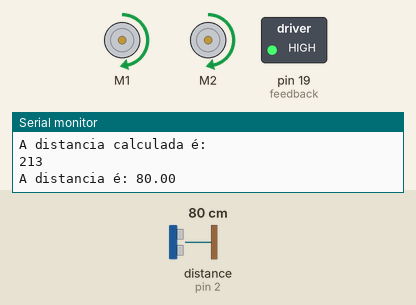
Recording of a sketch running on a simulated Arduino Uno, built with avr-gcc and run on an emulated ATmega328P. On the bench: 2 × DC motor (green arrow = forward, orange = backward, longer = faster), switched loads named in the sketch (green lamp = pin HIGH), the last lines printed to the serial monitor. Dashed ring = blinking. Inputs (shaded band) come from the test bench; at power-on: distance to the obstacle (sensor on pin 2) 80 cm. The echo pulse lasts 58.3 µs per cm; random numbers use the default seed unless the sketch sets one.

Above: at 1.79 s.
1.8 s: distance to the obstacle (sensor on pin 2) set to 40 cm
4.8 s: distance to the obstacle (sensor on pin 2) set to 34 cm
At 5.01 s:
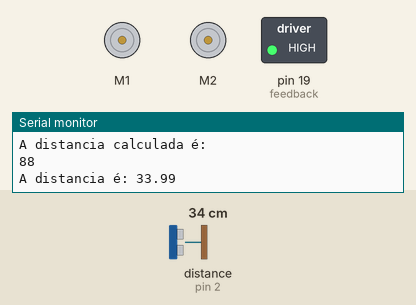
7.8 s: distance to the obstacle (sensor on pin 2) set to 60 cm
At 8.27 s:
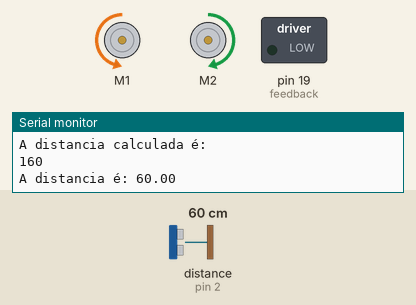
10.8 s: distance to the obstacle (sensor on pin 2) set to 2 cm
At 11.36 s:
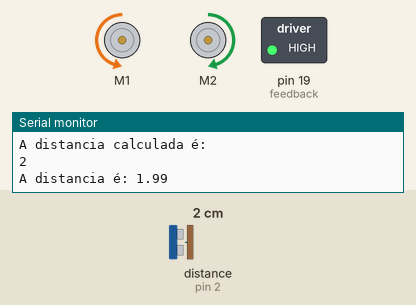
13.8 s: distance to the obstacle (sensor on pin 2) set to 250 cm
At 14.4 s:
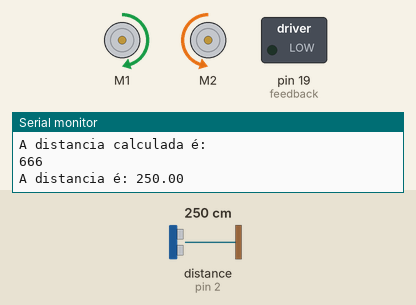
16.8 s: distance to the obstacle (sensor on pin 2) set to 4 cm
At 18.7 s:
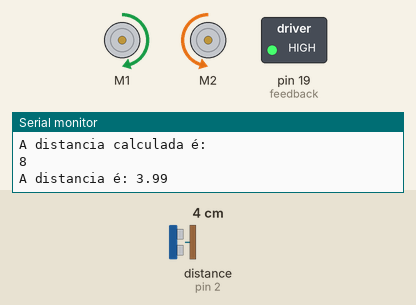
Timing chart, 0 to 48.0 s (numbered marks = the images above; inputs shaded):
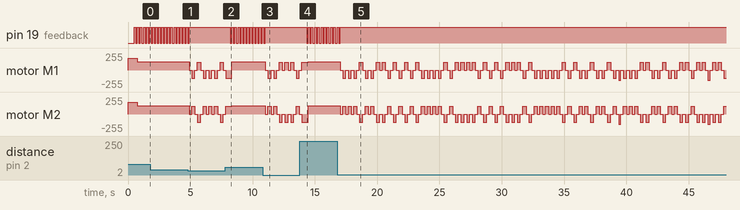

Measured:
- the behaviour switches between 37 and 36 cm on distance to the obstacle (sensor on pin 2) (found by bisection; images 0 and 1)
- after the input at 7.8 s, pin 19 (feedback): alternates HIGH for 0.12 s and LOW for 0.13 s, starting after 0.41 s
- after the input at 13.8 s, pin 19 (feedback): alternates HIGH for 0.12 s and LOW for 0.14 s, starting after 0.54 s

The sketch:

sketch_nov24b.ino
```cpp
#include <AFMotor.h>
#include <Ultrasonic.h>

#define pino_trigger 18
#define pino_echo 2
#define feedback 19

AF_DCMotor motoresq(1);
AF_DCMotor motordir(2);


int quantidade = 8;
int valval = 0;
int valvaz2 = 0;
int distancia = 35.;

Ultrasonic ultrasonic(pino_trigger, pino_echo);
void pisca(int velocidade)
{
  digitalWrite(feedback, HIGH);
  delay(velocidade);
  digitalWrite(feedback, LOW);
  delay(velocidade);
}

void frente(int velocidade)
  {
    motoresq.setSpeed(velocidade);
    motoresq.run(FORWARD);
    motordir.setSpeed(velocidade);
    motordir.run(FORWARD);
  }
void tras(int velocidade, int tempo)
  {
    motoresq.setSpeed(velocidade);
    motoresq.run(BACKWARD);
    motordir.setSpeed(velocidade);
    motordir.run(BACKWARD);
    delay(tempo);
  }
void direita()
  {
    motoresq.setSpeed(255);
    motoresq.run(FORWARD);
  }
void esquerda()
  {
    motordir.setSpeed(255);
    motordir.run(FORWARD);
  }

void parar()
   {
    motordir.run(RELEASE);
    motoresq.run(RELEASE);
   }
void eixoesq(int velocidade, int tempo)
{
    motordir.setSpeed(velocidade);
    motordir.run(FORWARD);

    motoresq.setSpeed(velocidade);
    motoresq.run(BACKWARD);
    delay(tempo);
}
void eixodir(int velocidade, int tempo)
{
    motoresq.setSpeed(velocidade);
    motoresq.run(FORWARD);

    motordir.setSpeed(velocidade);
    motordir.run(BACKWARD);
    delay(tempo);
}
  //ato de personalidade

void negacao(int tempo)
{


     eixodir(200,tempo);
     parar();
     delay(tempo);
     eixoesq(200, 120);


}

void setup() {
  Serial.begin(9600);
  pinMode(feedback, OUTPUT);
  // put your setup code here, to run once:
  frente(180);
  delay(500);


}

void loop() {

  float cmMsec;
  long microsec = ultrasonic.timing();
  cmMsec = ultrasonic.convert(microsec, Ultrasonic::CM);
  for(int i=1; i<= quantidade; i++){
      valval = valval + cmMsec;
  }
  Serial.println("A distancia calculada é: ");
  Serial.println(valval / 3);
  Serial.print("A distancia é: ");
  Serial.println(cmMsec);

  if ((valval / quantidade) > distancia) // mais longe que a distancia
 {
    pisca(120);
    //frente(255);
    //delay(10);
    frente(125);
 }

  if ((valval / quantidade) <= distancia) { //mais proximo que a distancia
    digitalWrite(feedback, HIGH);
    parar();
    delay(200);
    int aleatorio = random(1, 16);
    //condição aleatória para virar direita ou esquerda
    if (aleatorio <= 7)
    {
      eixodir(120, 100);
      delay(150);
    }
    else if (aleatorio > 7 && aleatorio < 15)
    {
      eixoesq(120, 100);
      delay(150);
    }
    else{
      tras(150, 180);
    }


 }
 if ((valval / quantidade) == 0)
 {
  digitalWrite(feedback, LOW);
 }

 valvaz2 = valval;
 valval = 0;


}
```
